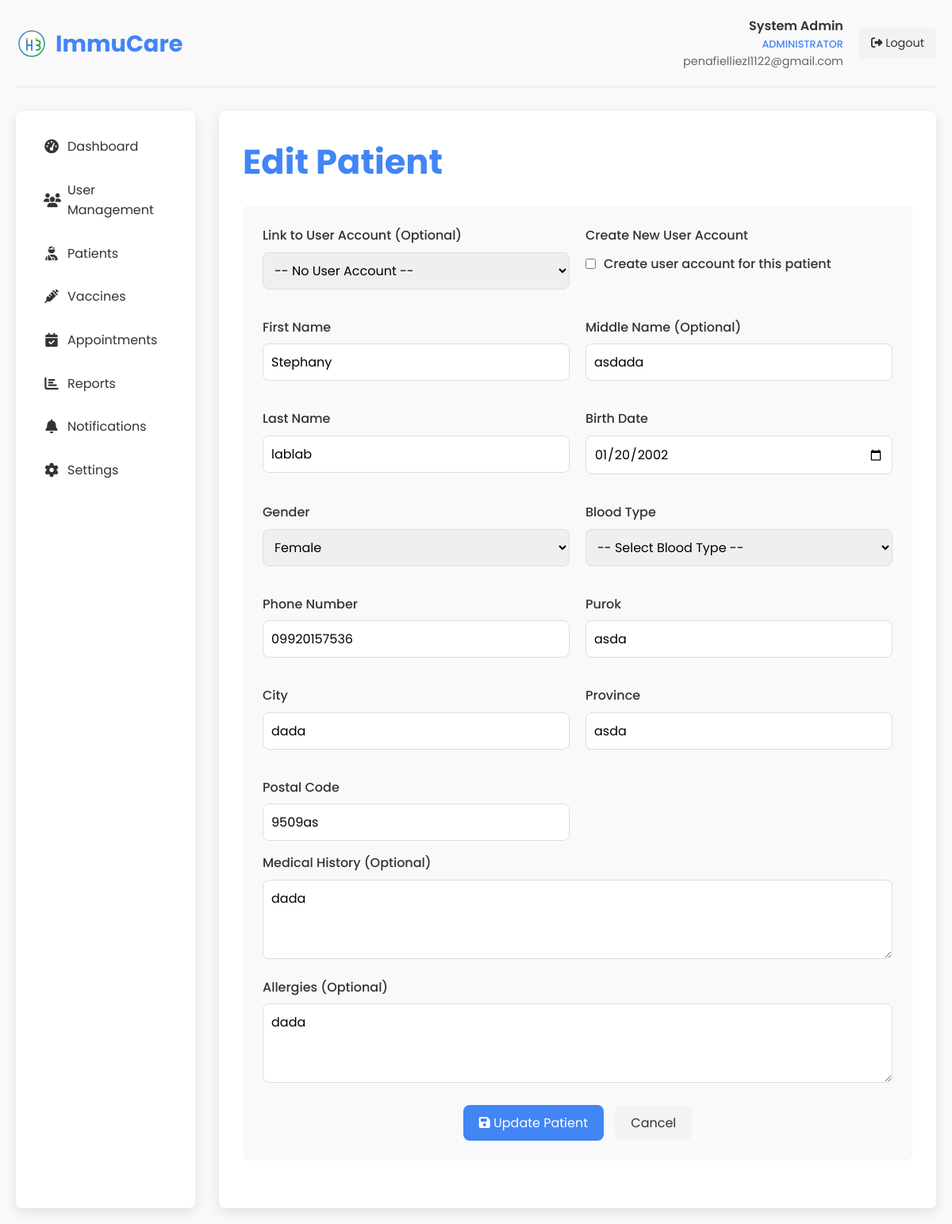
/admin_patients.php?action=edit&id=12 (signed in), run on an earlier commit of the app's database.
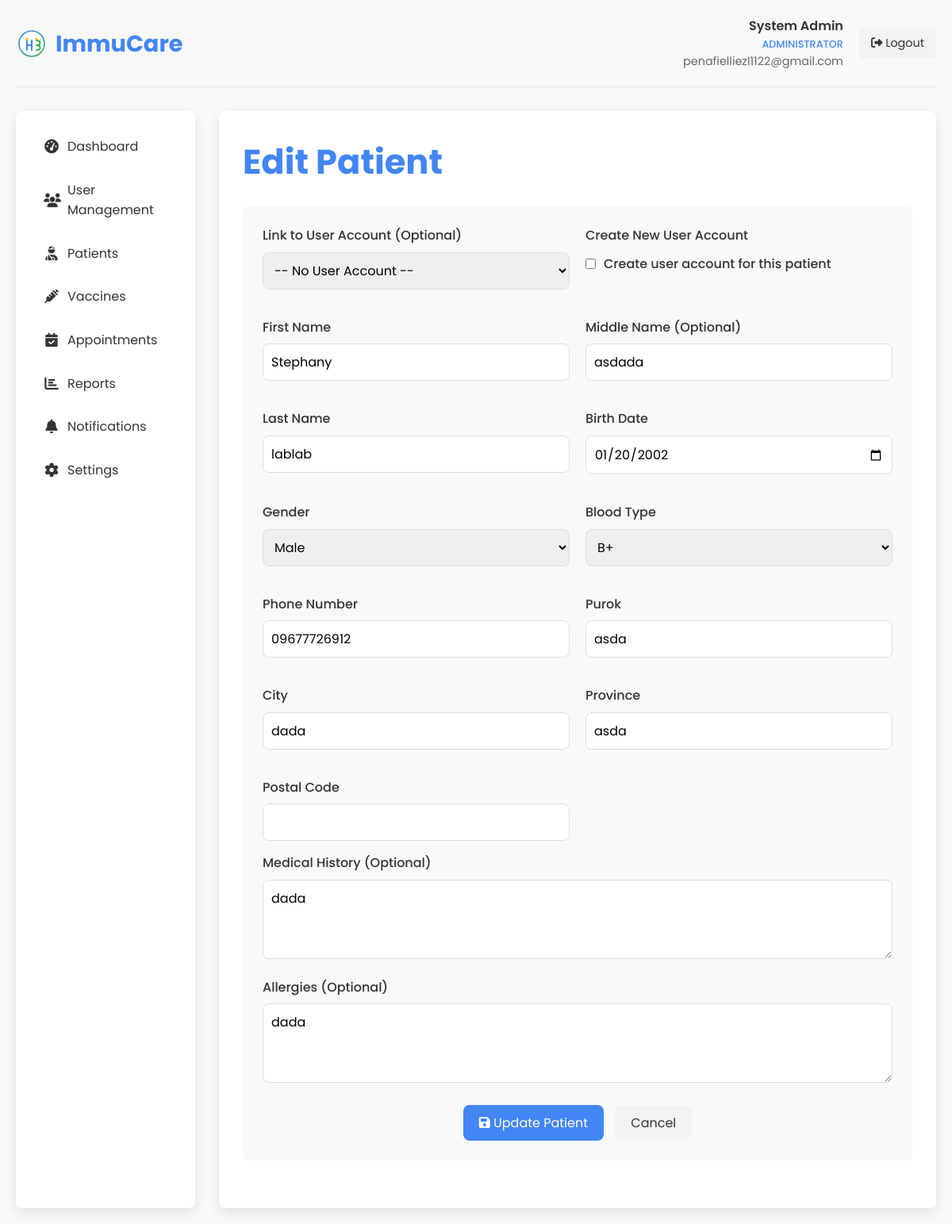
And on a later commit of the database.
### tables this page shows
CREATE TABLE `patients` (
  `id` int(11) NOT NULL,
  `user_id` int(11) DEFAULT NULL,
  `first_name` varchar(50) NOT NULL,
  `middle_name` varchar(50) DEFAULT NULL,
  `last_name` varchar(50) NOT NULL,
  `date_of_birth` date NOT NULL,
  `gender` enum('male','female','other') NOT NULL,
  `blood_type` varchar(10) DEFAULT NULL COMMENT 'Patient blood type (A+, A-, B+, B-, AB+, AB-, O+, O-)',
  `purok` text NOT NULL,
  `city` varchar(100) NOT NULL,
  `province` varchar(100) NOT NULL,
  `postal_code` varchar(20) DEFAULT NULL,
  `phone_number` varchar(20) DEFAULT NULL,
  `email` varchar(255) DEFAULT NULL,
  `medical_history` text DEFAULT NULL,
  `allergies` text DEFAULT NULL,
  `diagnosis` text DEFAULT NULL COMMENT 'Patient diagnosis information',
  `created_at` datetime NOT NULL,
  `updated_at` timestamp NOT NULL DEFAULT current_timestamp() ON UPDATE current_timestamp()
);

### admin_patients.php (the view, shortened to what the changed rows need)
<?php
$conn = new mysqli(DB_HOST, DB_USER, DB_PASS, DB_NAME);
$action = isset($_GET['action']) ? $_GET['action'] : '';
$preselected_user_id = isset($_GET['user_id']) ? intval($_GET['user_id']) : null;
$preselected_user = null;
$edit_patient = null;
if ($action == 'edit' && isset($_GET['id'])) {
    $patient_id = $_GET['id'];
    $stmt = $conn->prepare("SELECT p.*, u.id as user_id, u.name as user_name, u.email as user_email
                           FROM patients p
                           LEFT JOIN users u ON p.user_id = u.id
                           WHERE p.id = ?");
    $stmt->bind_param("i", $patient_id);
    $stmt->execute();
    $edit_patient = $stmt->get_result()->fetch_assoc();
}
?>
<!DOCTYPE html>
<html lang="en">
<head>
    <link rel="stylesheet" href="styles.css">
    <link rel="stylesheet" href="https://cdnjs.cloudflare.com/ajax/libs/font-awesome/6.4.0/css/all.min.css">
</head>
<body>
    <div class="dashboard-container">
        <div class="dashboard-header">
            <div class="dashboard-logo">
                <h1>ImmuCare</h1>
            </div>
        </div>
        <div class="dashboard-content">
            <div class="main-content">
                <div class="page-title">
                    <h2><?php echo $action == 'edit' ? 'Edit Patient' : ($action == 'add' ? 'Add New Patient' : 'Patient Management'); ?></h2>
                </div>
                <?php if ($action == 'edit'): ?>
                    <div class="patient-form">
                        <form method="POST" action="?action=edit&id=<?php echo $edit_patient['id']; ?>">
                            <div class="form-grid">
                                <div class="form-group">
                                    <label for="user_id">Link to User Account (Optional)</label>
                                    <select id="user_id" name="user_id">
                                        <option value="">-- No User Account --</option>
                                    </select>
                                </div>
                                <div class="form-group">
                                    <label for="create_account">Create New User Account</label>
                                    <div style="display: flex; align-items: center; margin-top: 10px;">
                                        <input type="checkbox" id="create_account" name="create_account" style="width: auto; margin-right: 10px;"
                                            <?php echo ($preselected_user_id) ? 'disabled' : ''; ?>>
                                        <label for="create_account" style="margin-bottom: 0;">Create user account for this patient</label>
                                    </div>
                                </div>
                                <div class="form-group">
                                    <label for="first_name">First Name</label>
                                    <input type="text" id="first_name" name="first_name"
                                        value="<?php echo $action == 'edit' ? htmlspecialchars($edit_patient['first_name']) :
                                            ($preselected_user ? explode(' ', $preselected_user['name'])[0] : ''); ?>" required>
                                </div>
                                <div class="form-group">
                                    <label for="middle_name">Middle Name (Optional)</label>
                                    <input type="text" id="middle_name" name="middle_name"
                                        value="<?php echo $action == 'edit' ? htmlspecialchars($edit_patient['middle_name']) : ''; ?>">
                                </div>
                                <div class="form-group">
                                    <label for="last_name">Last Name</label>
                                    <input type="text" id="last_name" name="last_name"
                                        value="<?php echo $action == 'edit' ? htmlspecialchars($edit_patient['last_name']) :
                                            ($preselected_user ? (strpos($preselected_user['name'], ' ') !== false ?
                                                substr($preselected_user['name'], strpos($preselected_user['name'], ' ') + 1) : '') : ''); ?>" required>
                                </div>
                                <div class="form-group">
                                    <label for="date_of_birth">Birth Date</label>
                                    <input type="date" id="date_of_birth" name="date_of_birth" value="<?php echo $action == 'edit' ? htmlspecialchars($edit_patient['date_of_birth']) : ''; ?>" required>
                                </div>
                                <div class="form-group">
                                    <label for="gender">Gender</label>
                                    <select id="gender" name="gender" required>
                                        <option value="male" <?php echo ($action == 'edit' && $edit_patient['gender'] == 'male') ? 'selected' : ''; ?>>Male</option>
                                        <option value="female" <?php echo ($action == 'edit' && $edit_patient['gender'] == 'female') ? 'selected' : ''; ?>>Female</option>
                                    </select>
                                </div>
                                <div class="form-group">
                                    <label for="blood_type">Blood Type</label>
                                    <select id="blood_type" name="blood_type">
                                        <option value="">-- Select Blood Type --</option>
                                        <option value="B+" <?php echo ($action == 'edit' && $edit_patient['blood_type'] == 'B+') ? 'selected' : ''; ?>>B+</option>
                                    </select>
                                </div>
                                <div class="form-group">
                                    <label for="phone_number">Phone Number</label>
                                    <input type="text" id="phone_number" name="phone_number"
                                        value="<?php echo $action == 'edit' ? htmlspecialchars($edit_patient['phone_number']) :
                                            ($preselected_user ? $preselected_user['phone'] : ''); ?>" required>
                                </div>
                                <div class="form-group">
                                    <label for="purok">Purok</label>
                                    <input type="text" id="purok" name="purok" value="<?php echo $action == 'edit' ? htmlspecialchars($edit_patient['purok']) : ''; ?>" required>
                                </div>
                                <div class="form-group">
                                    <label for="city">City</label>
                                    <input type="text" id="city" name="city" value="<?php echo $action == 'edit' ? htmlspecialchars($edit_patient['city']) : ''; ?>" required>
                                </div>
                                <div class="form-group">
                                    <label for="province">Province</label>
                                    <input type="text" id="province" name="province" value="<?php echo $action == 'edit' ? htmlspecialchars($edit_patient['province']) : ''; ?>" required>
                                </div>
                                <div class="form-group">
                                    <label for="postal_code">Postal Code</label>
                                    <input type="text" id="postal_code" name="postal_code" value="<?php echo $action == 'edit' ? htmlspecialchars($edit_patient['postal_code']) : ''; ?>">
                                </div>
                            </div>
                            <div class="form-group">
                                <label for="medical_history">Medical History (Optional)</label>
                                <textarea id="medical_history" name="medical_history"><?php echo $action == 'edit' ? htmlspecialchars($edit_patient['medical_history']) : ''; ?></textarea>
                            </div>
                            <div class="form-group">
                                <label for="allergies">Allergies (Optional)</label>
                                <textarea id="allergies" name="allergies"><?php echo $action == 'edit' ? htmlspecialchars($edit_patient['allergies']) : ''; ?></textarea>
                            </div>
                            <div class="form-buttons">
                                <button type="submit" name="edit_patient" class="btn-submit">
                                    <i class="fas fa-save"></i> Update Patient
                                </button>
                                <a href="admin_patients.php" class="btn-cancel">Cancel</a>
                            </div>
                        </form>
                    </div>
                <?php endif; ?>
            </div>
        </div>
    </div>
</body>
</html>

What changed in the data, as far as the page shows it:
changed patients "Stephany": gender "Female" → "Male"; blood_type (not shown) → "B+"; phone_number "09920157536" → "09677726912"; postal_code "9509as" → (not shown)
Also different on the page:
form field blood_type: "-- Select Blood Type --" → (not shown)
